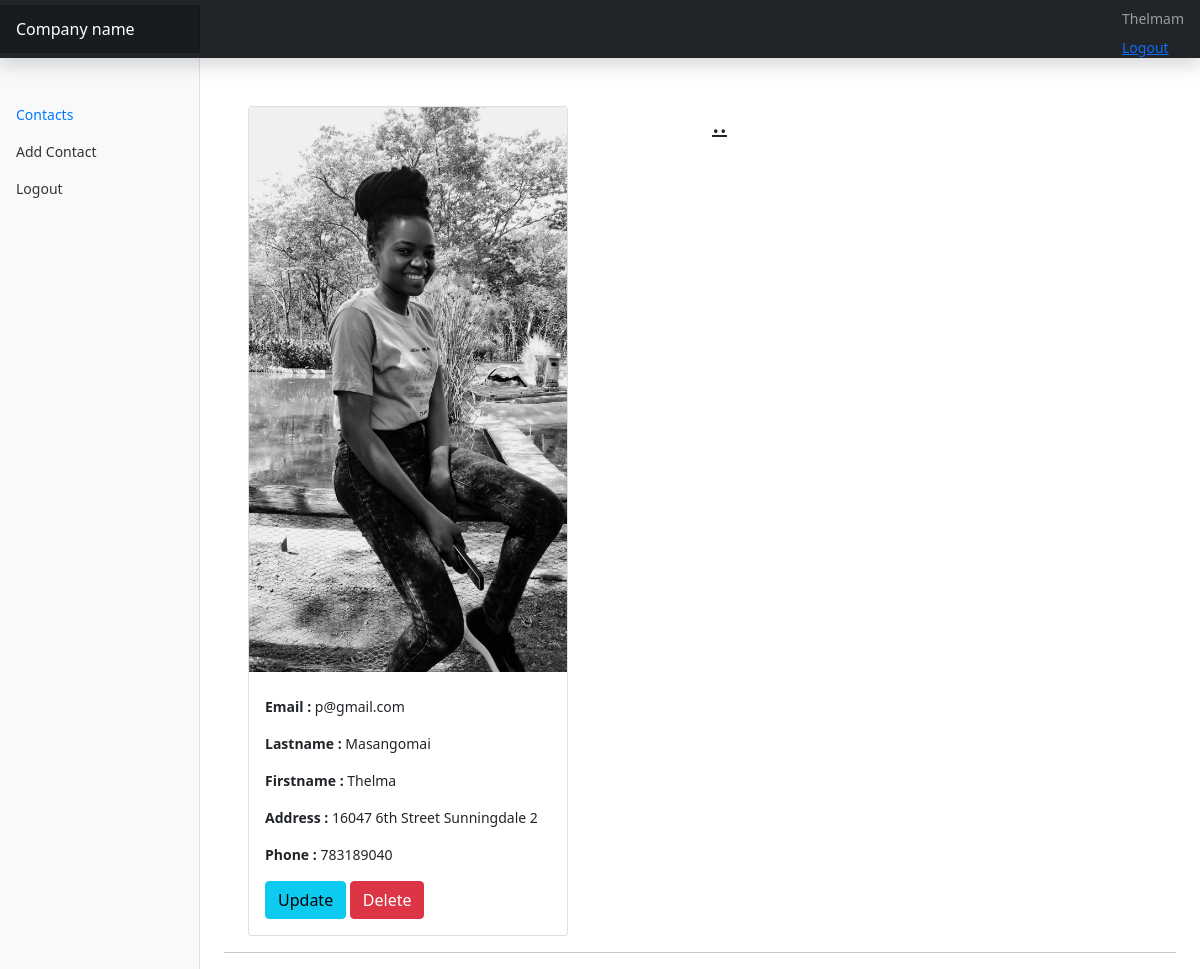
Page /view_contact/2/ (signed in) on the committed database.
### main/models.py (models this page shows, shortened)
class contacts(models.Model):
    userid = models.ForeignKey(User,on_delete=models.CASCADE)
    contact_name = models.CharField(max_length=100, blank=True, null=True)
    contact_lastname = models.CharField(max_length=100)
    contact_job = models.CharField(max_length=100,default='')
    contact_email = models.EmailField(max_length=100)
    contact_phone = models.PositiveIntegerField(unique= True)
    contact_address = models.CharField(max_length=100)
    contact_image = models.ImageField(default='default.jpg' ,upload_to ='profile_pics')
    class Meta:
        ordering =['contact_name']
    '''def clean(self):

        if self.contact_address != 'Sunningdale':
            raise ValidationError('we only want sunngindale people')
        return self.clean_data'''

### main/views.py (the view, shortened to what this page needs)
# urls.py: path('view_contact/<int:pk>/',ViewContactView.as_view(),name='view-contact'),
class ViewContactView(LoginRequiredMixin,DetailView):
    model = contacts
    template_name = 'main/view-contact.html'

### main/templates/main/view-contact.html (shortened to what this page needs)
{% extends "main/base/base.html" %}
{% load crispy_forms_tags %}
{% block content %}
 <div class="d-flex justify-content-between flex-wrap flex-md-nowrap align-items-center pt-3 pb-2 mb-3">
      </div>
   <div class="container">
  <div class="row">
    <div class="col">
<div class="card" style="width: 20rem;">
<img src="{{object.contact_image.url}}"  />
  <div class="card-body">
    <p class="card-text"><b>Email :</b> {{ object.contact_email }} </p>
 <p class="card-text"><b>Lastname :</b> {{ object.contact_lastname }} </p>
  <p class="card-text"><b>Firstname :</b> {{object.contact_name}} </p>
  <p class="card-text"><b>Address :</b> {{object.contact_address}} </p>
  <p class="card-text"><b>Phone :</b> {{object.contact_phone}} </p>
 <a href="{% url 'edit-contact' object.id %}" class="btn btn-info">Update</a>
    <a href="{% url 'delete-contact' object.id %}" class="btn btn-danger">Delete</a>
  </div>
</div>
  </div>
   <div class="col">
        <h3><u>..</u></h3>
    </div>
     </div>
</div>
<hr/>
{% endblock %}

### main/templates/main/base/base.html (shortened to what this page needs)
{% load static %}
<html>
<head>
<link rel="stylesheet" type="text/css" href="{% static 'main/css/bootstrap.css' %}">
<link rel="stylesheet" type="text/css" href="{% static 'main/css/bootstrap.min.css' %}">
<link rel="stylesheet" type="text/css" href="{% static 'main/css/header.css' %}">
<link rel="stylesheet" type="text/css" href="{% static 'main/css/icons.css' %}">
<link rel="stylesheet" type="text/css" href="{% static 'main/css/contacts.css' %}">
</head>
<body>
<nav class="navbar navbar-dark sticky-top bg-dark flex-md-nowrap p-0 shadow">
  <a class="navbar-brand col-md-3 col-lg-2 mr-0 px-3" href="#">Company name</a>
  <ul class="navbar-nav px-3">
  	 <li class="nav-item text-nowrap">
      {% if user.is_authenticated %}
      <a class="nav-link" href="#">{{user.username|capfirst }}</a>
    </li>
    <li class="nav-item text-nowrap">
      <a href="{% url 'logout' %}">Logout</a>
    </li>
  </ul>
     {% endif %}
</nav>
<div class="container-fluid">
  <div class="row">
    <nav id="sidebarMenu" class="col-md-3 col-lg-2 d-md-block bg-light sidebar collapse">
      <div class="sidebar-sticky pt-5">
        <ul class="nav flex-column">
          <li class="nav-item">
            <a class="nav-link active" href="{% url 'contacts' %}">
              Contacts
            </a>
          </li>
          <li class="nav-item">
             <a class="nav-link" href="{% url 'add-contacts' %}">
             Add Contact
            </a>
          </li>
          <li class="nav-item">
            <a class="nav-link" href="{% url 'logout' %}">
              Logout
            </a>
          </li>
        </ul>
      </div>
    </nav>
    <main role="main" class="col-md-9 ms-sm-auto col-lg-10 px-md-4">
      {% block content %}
      {% endblock content %}
    </main>
  </div>
</div>
</body>
</html>

### main/static/main/css/header.css (style rules this page uses)
body { font-size: .875rem; }
.sidebar { position: fixed; top: 0; bottom: 0; left: 0; z-index: 100; padding: 48px 0 0; box-shadow: inset -1px 0 0 rgba(0, 0, 0, .1); }
.sidebar-sticky { position: relative; top: 0; height: calc(100vh - 48px); padding-top: .5rem; overflow-x: hidden; overflow-y: auto; }
.sidebar .nav-link { font-weight: 500; color: #333; }
.sidebar .nav-link.active { color: #007bff; }
.navbar-brand { padding-top: .75rem; padding-bottom: .75rem; font-size: 1rem; background-color: rgba(0, 0, 0, .25); box-shadow: inset -1px 0 0 rgba(0, 0, 0, .25); }

### rows in the picture
contacts: contact_image (picture), contact_email "p@gmail.com", contact_lastname "Masangomai", contact_name "Thelma", contact_address "16047 6th Street Sunningdale 2", contact_phone "783189040"

### other values in the picture
{{ user.username|capfirst }} "Thelmam"
